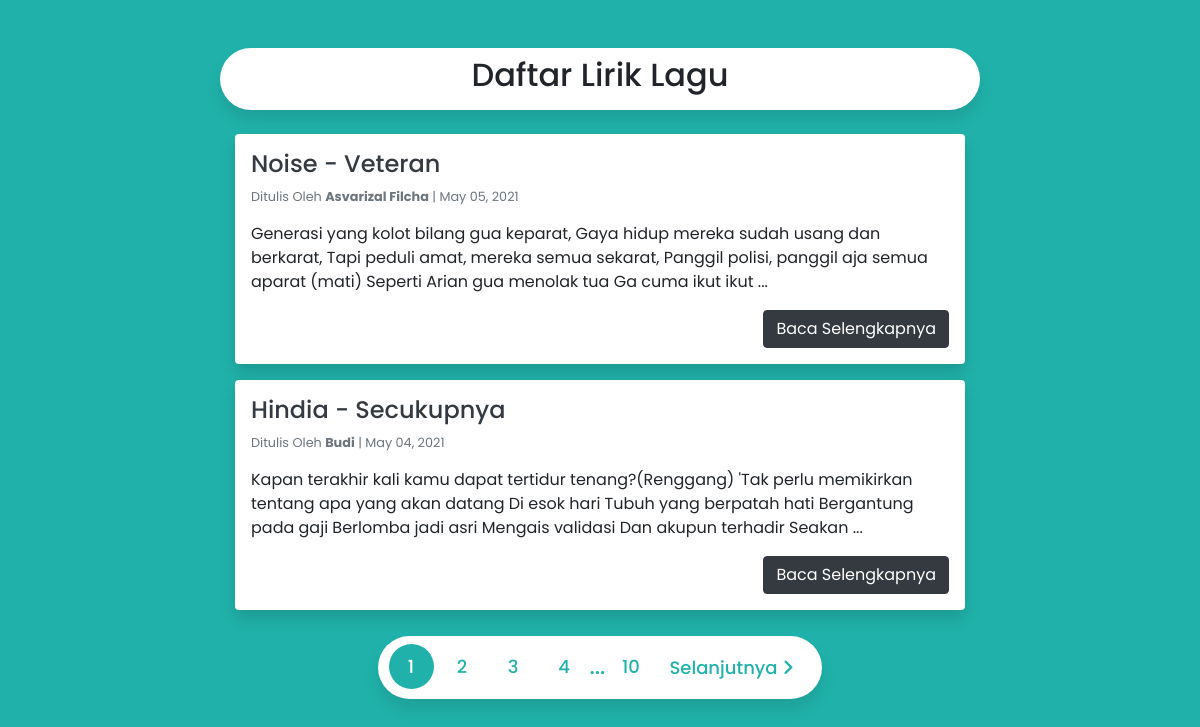
The page / on the database its author committed.
### tables this page shows
CREATE TABLE `tbl_artikel` (
  `id` int(11) NOT NULL AUTO_INCREMENT,
  `judul` varchar(200) DEFAULT NULL,
  `konten` text DEFAULT NULL,
  `tanggal` date DEFAULT NULL,
  `penulis` varchar(100) DEFAULT NULL,
  `slug` text DEFAULT NULL,
  PRIMARY KEY (`id`)
);

### helper.php (called while the page is built)
<?php
function limit_text($text, $limit) {
      if (str_word_count($text, 0) > $limit) {
          $words = str_word_count($text, 2);
          $pos 	 = array_keys($words);
          $text  = substr($text, 0, $pos[$limit]) . '...';
      }
      return $text;
  }
?>

### index.php (the view, shortened to what this page needs)
<?php
require_once 'koneksi.php';
require_once 'helper.php';
$page = isset($_GET['halaman']) ? $_GET['halaman'] : 1;
$limit = 2;
$offset = ($page - 1) * $limit;
$sql  = "SELECT * FROM tbl_artikel order by tanggal desc";
?>
<!DOCTYPE html>
<html lang="en">
<head>
    <link rel="stylesheet" href="https://cdn.jsdelivr.net/npm/bootstrap@4.6.0/dist/css/bootstrap.min.css">
    <link rel="stylesheet" href="style.css">
</head>
<body>
	<div class="container pt-5">
		<div class="row">
		    <div class="col-8 offset-2 heading">
		        <h2 class="text-center">Daftar Lirik Lagu</h2>
		    </div>
		</div>
		<div id="posts" class="row pt-4">
			<?php
				$sql  .= " LIMIT $limit OFFSET $offset";
				$stmt = $dbh->prepare($sql);
				$stmt->execute();
				while($row = $stmt->fetchObject()){
			 ?>
	        <div class="item col-8 offset-2 mb-3">
	          <div class="card rounded shadow border-0">
	              <div class="card-body p-3">
	                <a href="#" class="text-dark"><h4><?=$row->judul?></h4></a>
	                <p class="text-muted small">Ditulis Oleh <strong><?=$row->penulis?></strong> | <?=date( 'M d, Y ', strtotime($row->tanggal) )?></p>
	                <p><?=limit_text($row->konten,35)?></p>
	                <a class="btn btn-dark float-right" href="#">Baca Selengkapnya</a>
	              </div>
	          </div>
	        </div>
       		<?php } ?>
    </div>
	</div>
	<div class="container-paging">
		<div class="pagination">
		    <ul>  </ul>
		  </div>
	</div>
</body>
</html>

### style.css (style rules this page uses)
* { margin: 0; padding: 0; box-sizing: border-box; font-family: 'Poppins', sans-serif; }
body { background: #20B2AA !important; }
.heading { background: #fff; padding: 8px; border-radius: 50px; box-shadow: 0px 10px 15px rgba(0,0,0,0.1); }
.container-paging { display: flex; align-items: center; justify-content: center; padding: 10px; }
.pagination ul { width: 100%; display: flex; flex-wrap: wrap; background: #fff; padding: 8px; border-radius: 50px; box-shadow: 0px 10px 15px rgba(0,0,0,0.1); }

### rows shown on the page
tbl_artikel: judul "Noise - Veteran", penulis "Asvarizal Filcha", tanggal "May 05, 2021", konten "Generasi yang kolot bilang gua keparat, Gaya hidup mereka sudah usang dan berkarat, Tapi peduli amat, mereka semua sekarat, Panggil polisi, panggil aja semua aparat (mati) Seperti Arian gua menolak tua Ga cuma ikut ikut ..."
tbl_artikel: judul "Hindia - Secukupnya", penulis "Budi", tanggal "May 04, 2021", konten "Kapan terakhir kali kamu dapat tertidur tenang?(Renggang) 'Tak perlu memikirkan tentang apa yang akan datang Di esok hari Tubuh yang berpatah hati Bergantung pada gaji Berlomba jadi asri Mengais validasi Dan akupun terhadir Seakan ..."
